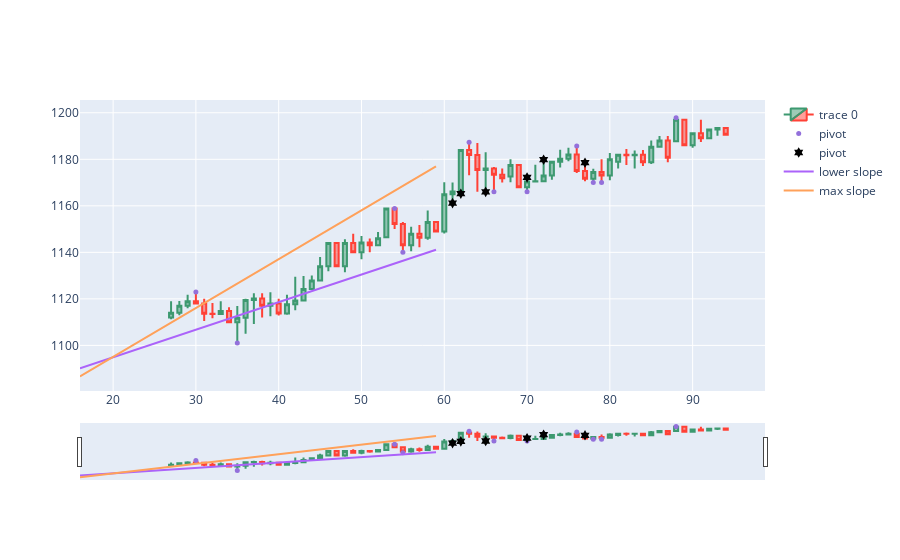

The notebook cell saved with this chart:
### Code cell
candle = 59

fig = go.Figure(data=[go.Candlestick(x=dfpl.index,
                open=dfpl['open'],
                high=dfpl['high'],
                low=dfpl['low'],
                close=dfpl['close'])])

fig.add_scatter(x=dfpl.index, y=dfpl['pointpos'], mode="markers",
                marker=dict(size=5, color="MediumPurple"),
                name="pivot")

fig.add_scatter(x=dfpl.index, y=dfpl['breakpointpos'], mode="markers",
                marker=dict(size=8, color="Black"), marker_symbol="hexagram",
                name="pivot")

sl_lows, interc_lows, sl_highs, interc_highs, r_sq_l, r_sq_h = collect_channel(candle, backcandles, window)
print(r_sq_l, r_sq_h)
x = np.array(range(candle-backcandles-window, candle+1))
fig.add_trace(go.Scatter(x=x, y=sl_lows*x + interc_lows, mode='lines', name='lower slope'))
fig.add_trace(go.Scatter(x=x, y=sl_highs*x + interc_highs, mode='lines', name='max slope'))
#fig.update_layout(xaxis_rangeslider_visible=False)
fig.show()
